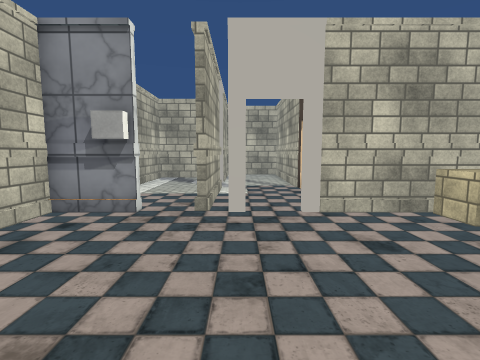
view 1 (above)

16 first-person views from a walk through a Unity game level. The camera is 1.3 m above the floor, tilts 6° down and sees 85° across. The floor is counted in squares, 1 m on a side. Each view is taken from the middle of a square. On the plan, view 1 faces up. The plan holds only what a view shows up to about 13 squares ahead; the rest is blank. The place goes on beyond the plan. The player character is not drawn. Some surface patterns are stand-ins.

view 2
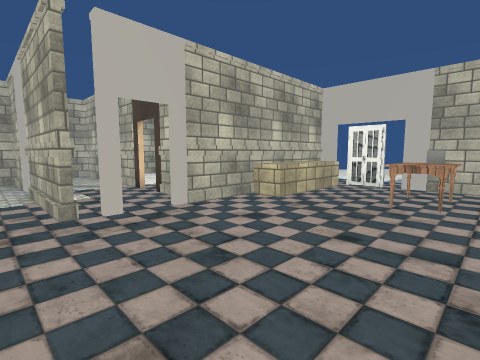

view 3
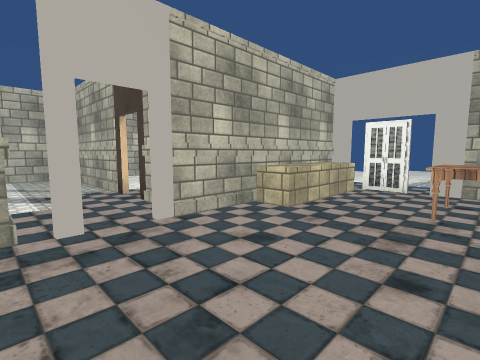

view 4
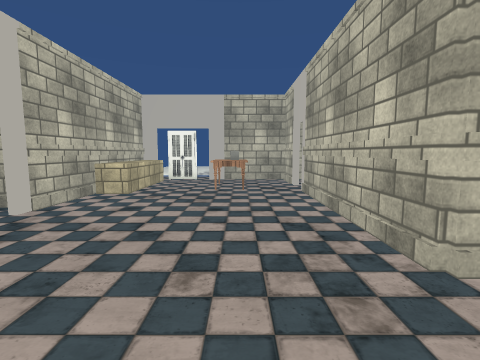

view 5
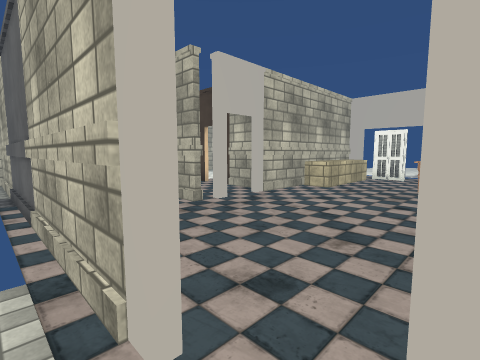

view 6
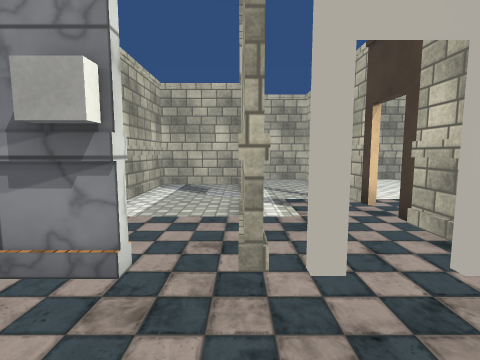

view 7
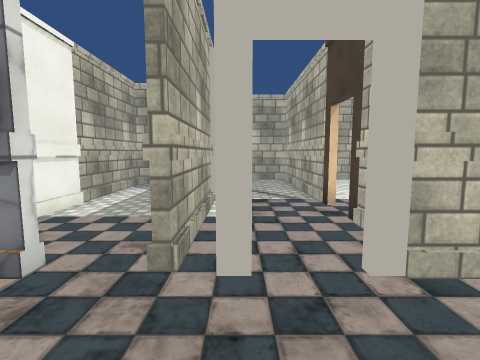

view 8
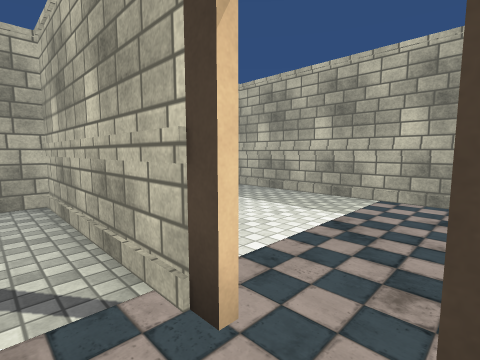

view 9
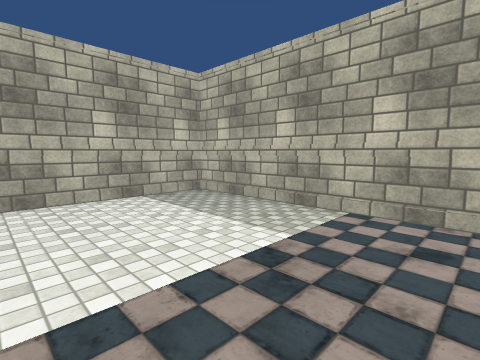

view 10
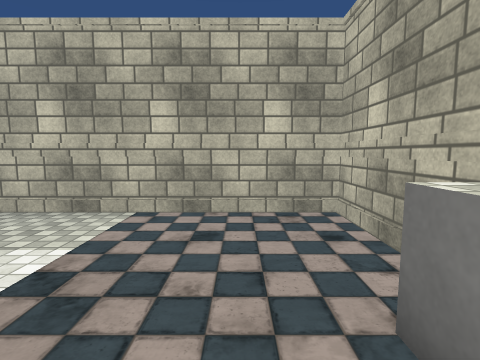

view 11
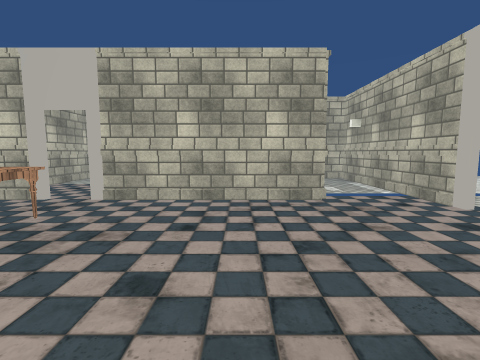

view 12
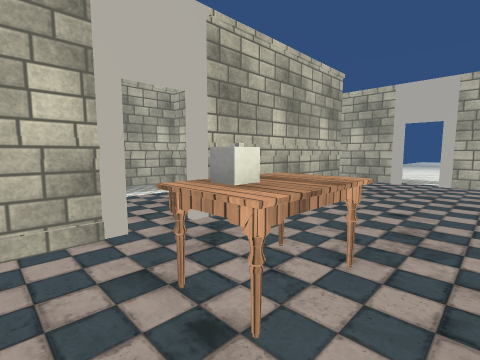

view 13
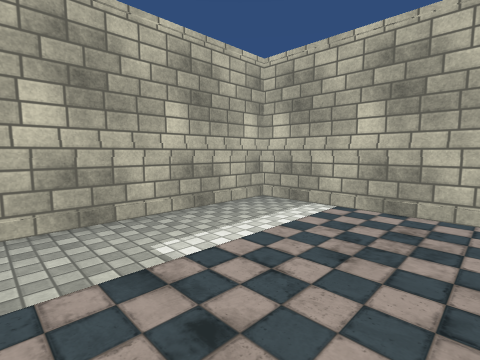

view 14
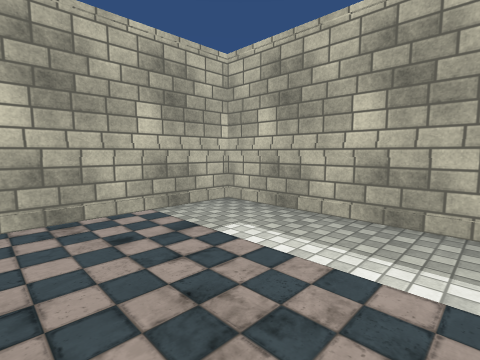

view 15
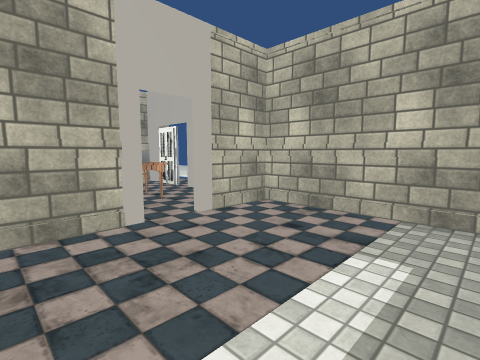

view 16
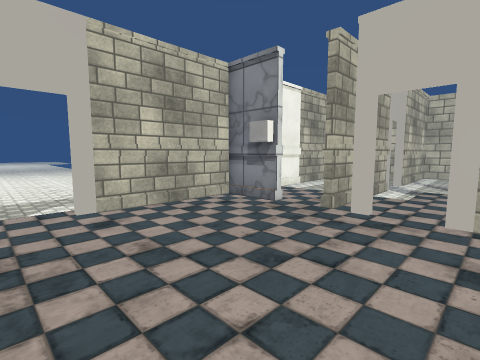

### Floor plan
Points are (right, up) in squares from view 1. A wall is a line through its corners. A room is listed if a view was taken in it or the views show most of it. See-through windows are left out.
Room 1 (views 1, 2, 3, 6, 7, 12, 16)
walls: (0.2, 5.6) (-0.3, 5.6); (-0.7, 5.6) (-1, 5.6); (-1.4, -1.6) (-1.4, -1.1) (5.1, -1.1); (6.2, -1.1) (8.6, -1.1); (-2.2, 5.6) (-4.1, 5.6) (-4.1, 1.4); (6.8, -1.5) (6.8, -1); (-4.1, 0.2) (-4.1, -7.1); (8.6, 3) (8.6, 4.5); (8.6, -0.9) (8.6, 2.5); (8.7, 5.6) (1.4, 5.6)
low walls: (8, 4.5) (4.2, 4.5) (4.2, 5.6)
ways out: opening at (-4, 1) to room 2; gap at (9, 3) to room 2; opening at (1, 6) to room 3; opening at (6, -1) to room 5; opening at (-2, 6) to room 6
objects: block (-3, 5); table (5, 1) to (7, 2)
Room 2 (views 4, 5)
walls: (-4, 1.7) (-4.5, 1.7); (-4.3, 1.4) (-4.3, 5.5)
ways out: opening at (-4, 1) to room 1; gap at (9, 3) to room 1
Room 3 (views 8, 11)
walls: (2.2, 6.4) (2.2, 8.1); (-0.7, 10.1) (-0.7, 5.6)
ways out: opening at (1, 6) to room 1; opening at (2, 9) to room 4; opening at (0.5, 10) to room 7
Room 4 (views 9, 10)
walls: (5.2, 5.8) (8.8, 5.8); (8.6, 4.9) (8.6, 15.6) (3.2, 15.6)
ways out: opening at (2, 9) to room 3
objects: block (3, 6) to (4, 7)
Room 5 (views 13, 14, 15)
walls: (5.2, -1.4) (3.1, -1.4); (1.8, -2.1) (1.8, -7.1) (8.6, -7.1) (8.6, -0.9); (8.7, -1.4) (6.4, -1.4)
ways out: opening at (6, -1) to room 1
Room 6 (no view inside)
walls: (-1, 11.4) (-1, 13.6) (-4.5, 13.6); (-2.2, 6) (-2.2, 5.6); (-4.1, 13.8) (-4.1, 8.1); (-1, 5.6) (-1, 10.1)
ways out: opening at (-2, 6) to room 1; opening at (-1, 11) to room 7
Room 7 (no view inside)
walls: (2.2, 9.2) (2.2, 15.6) (-0.7, 15.6) (-0.7, 11.4)
ways out: opening at (0.5, 10) to room 3; opening at (-1, 11) to room 6

Where each view was taken, in squares from view 1:
view 1: 0 up, 0 right, facing up
view 2: 0 up, 2 left, facing up-right
view 3: 1 up, 1 left, facing up-right
view 4: 1 up, 4 left, facing right
view 5: 0 up, 5 left, facing up-right
view 6: 3 up, 1 left, facing up
view 7: 3 up, 0 right, facing up
view 8: 8 up, 1 right, facing up-right
view 9: 8 up, 3 right, facing up-right
view 10: 8 up, 3 right, facing right
view 11: 6 up, 1 right, facing down
view 12: 3 up, 8 right, facing down-left
view 13: 2 down, 8 right, facing down-left
view 14: 2 down, 3 right, facing down-right
view 15: 6 down, 3 right, facing up-right
view 16: 0 up, 2 right, facing up-left
